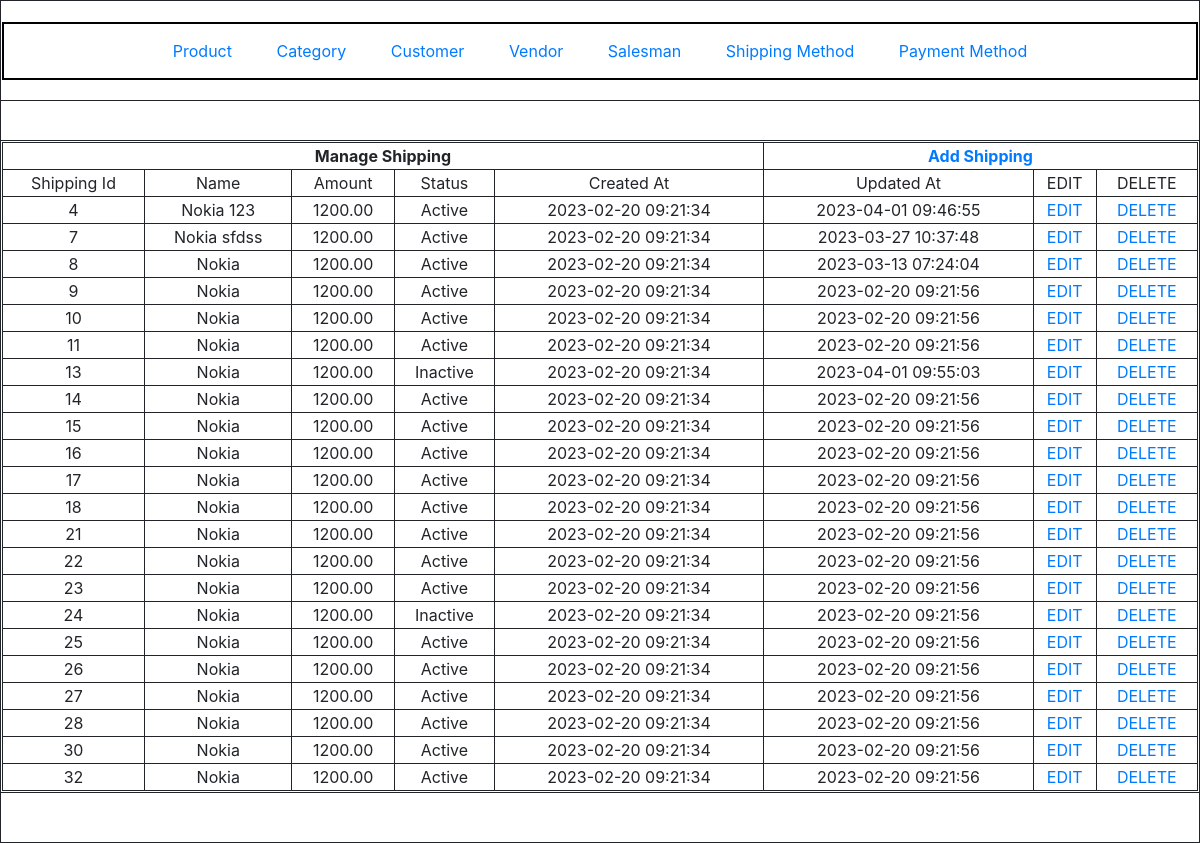
Page /index.php?c=shipping&a=grid on the committed database.
### tables this page shows
CREATE TABLE `shipping` (
  `shipping_id` int(11) NOT NULL,
  `name` varchar(25) NOT NULL,
  `amount` decimal(10,2) NOT NULL,
  `status` tinyint(4) NOT NULL,
  `created_at` datetime DEFAULT NULL,
  `updated_at` datetime DEFAULT NULL
);

### Block/Core/Templates.php (called while the page is built, shortened)
<?php
class Block_Core_Templates extends Model_Core_View
{
	protected $children = [];
	public function getChildren()
	{
		return $this->children;
	}
	public function addChild($key,$children)
	{
		$this->children[$key] = $children;
		return $this;
	}
}

### Model/Core/View.php (called while the page is built, shortened)
<?php
class Model_Core_View
{
	protected $template = null;
	public function setTemplate($template)
	{
		$this->template = $template;
		return $this;
	}
	public function getTemplate()
	{
		return $this->template;
	}
	public function render()
	{
		require_once 'View'.DS.$this->getTemplate();
	}
	public function getUrl($action = null,$controller = null,$params=null,$resetParam = false)
	{
		return Ccc::getModel('Core_Url')->getUrl($action,$controller,$params,$resetParam);
	}
}
?>

### Controller/Shipping.php (called while the page is built, shortened)
<?php
class Controller_Shipping extends Controller_Core_Action
{
	public function gridAction()
	{
		try {
			$layout = $this->getLayout();
			$layout->getChild('content')->addChild('grid',$layout->creatBlock('Shipping_Grid'));
			$layout->render();
		} catch (Exception $e) {
			$this->getMessage()->addMessage($e->getMessage(),Model_Core_Message::FAILURE);
		}
	}
}

### index.php (called while the page is built, shortened)
<?php
spl_autoload_register(function ($className) {
	$className = str_replace('_','/',$className).'.php';
});
class Ccc
{
	public static function init()
	{
		$front = new Controller_Core_Front();
		$front->init();
	}
	public static function getModel($className)
	{
		return new $className();
	}
}
Ccc::init();
?>

### Model/Core/Url.php (called while the page is built, shortened)
<?php
class Model_Core_Url
{
	public function getUrl($action=null,$controller=null,$params=null,$resetParam=false)
	{
		$request = new Model_Core_Request();
		$queryStringArray = [];
		if (!$resetParam) {
			$queryStringArray = $request->getParams();
		}
		if($controller){
			$queryStringArray['c'] = $controller;
		}else{
			$queryStringArray['c'] = $request->getControllerName();
		}
		if($action){
			$queryStringArray['a'] = $action;
		}else{
			$queryStringArray['a'] = $request->getActionName();
		}
		if ($params) {
			$queryStringArray = array_merge($queryStringArray,$params);
		}
		$url = $_SERVER['REQUEST_SCHEME'].'://'.$_SERVER['HTTP_HOST'].trim($_SERVER['REQUEST_URI'],$_SERVER['QUERY_STRING']).http_build_query($queryStringArray);
		return $url;
	}
}
?>

### Model/Core/Request.php (called while the page is built, shortened)
<?php
class Model_Core_Request
{
	public function getParams($key = NULL, $value = NULL)
	{
		if ($key == NULL)
		{
			return $_GET;
		}
		if (array_key_exists($key, $_GET))
		{
			return $_GET[$key];
		}
		return $value;
	}
	public function getControllerName()
	{
		return $this->getParams('c','product');
	}
}
?>

### Block/Shipping/Grid.php (called while the page is built, shortened)
<?php
class Block_Shipping_Grid extends Block_Core_Templates
{
	public function prepareData()
	{
		$query = 'SELECT * FROM `shipping`';
		$shippings = Ccc::getModel('Shipping')->fetchAll($query);
		return $shippings;
	}
}

### Model/Core/Table.php (called while the page is built, shortened)
<?php
class Model_Core_Table
{
	protected $data = [];
	protected $resource = null;
	protected $collection = null;
	public function __get($key)
	{
		if (array_key_exists($key,$this->data)) {
			return $this->data[$key];
		}
		return null;
	}
	public function setResource($resource)
	{
		$this->resource = $resource;
		return $this;
	}
	public function getResource()
	{
		if ($this->resource) {
			return $this->resource;
		}
		$resource = Ccc::getModel($this->resourceClass);
		return $resource;
	}
	public function setCollection($collection)
	{
		$this->collection = $collection;
		return $this;
	}
	public function getCollection()
	{
		if ($this->collection) {
			return $this->collection;
		}
		$collection = Ccc::getModel($this->collectionClass);
		return $collection;
	}
	public function setData(array $data)
	{
		$this->data = array_merge($this->data,$data);
		return $this;
	}
	public function fetchAll($query)
	{
		$data = $this->getResource()->fetchAll($query);
		$collection = $this->getCollection()->setData($data);
		return $collection;
	}
}
?>

### Model/Core/Table/Resource.php (called while the page is built, shortened)
<?php
class Model_Core_Table_Resource
{
	public function setAdapter(Model_Core_Adapter $adapter)
	{
		return $this;
	}
	public function getAdapter()
	{
		$adapter = new Model_Core_Adapter();
		return $adapter;
	}
	public function fetchAll($query)
	{
		$adapter = $this->getAdapter();
		$results = $adapter->fetchAll($query);
		return $results;
	}
}
?>

### Model/Core/Adapter.php (called while the page is built, shortened)
<?php
class Model_Core_Adapter
{
	public $serverName = 'localhost';
	public $userName = 'root';
	public $passWord = '';
	public $dbName = 'newmvc-udaykumar';
	public function connect()
	{
		$connect = mysqli_connect($this->serverName,$this->userName,$this->passWord,$this->dbName);
		return $connect;
	}
	public function fetchAll($query)
	{
		$connect = $this->connect();
		$result = $connect->query($query);
		return $result->fetch_all(MYSQLI_ASSOC);
	}
}
?>

### Model/Core/Table/Collection.php (called while the page is built, shortened)
<?php
class Model_Core_Table_Collection
{
	public $data = [];
	public function setData($data)
	{
		$this->data = $data;
		return $this;
	}
	public function getData()
	{
		return $this->data;
	}
}

### Model/Shipping/Resource.php (called while the page is built, shortened)
<?php
class Model_Shipping_Resource extends Model_Core_Table_Resource
{
	public function getStatusOptions()
	{
		return [
			self::STATUS_ACTIVE => self::STATUS_ACTIVE_LBL,
			self::STATUS_INACTIVE => self::STATUS_INACTIVE_LBL
		];
	}
}

### Model/Shipping.php (called while the page is built, shortened)
<?php
class Model_Shipping extends Model_Core_Table
{
    public function getStatusText()
    {
        $statues = $this->getResource()->getStatusOptions();
        if (array_key_exists($this->status,$statues)) {
            return $statues[$this->status];
        }
        return $statues[Model_Shipping_Resource::STATUS_DEFAULT];
    }
}

### View/shipping/grid.phtml (the view)
<?php $shippings = $this->prepareData();?>
<table>
	<tr>
		<th colspan="5">Manage Shipping</th>
		<th colspan="3"><a href="<?php echo $this->getUrl('add'); ?>">Add Shipping</a></th>
	</tr>
	<tr>
		<td>Shipping Id</td>
		<td>Name</td>
		<td>Amount</td>
		<td>Status</td>
		<td>Created At</td>
		<td>Updated At</td>
		<td>EDIT</td>
		<td>DELETE</td>
	</tr>
	<?php if (!$shippings->getData()) : ?>
	<tr>
		<td>No Data Found!!</td>
	</tr>
	<?php else : ?>
	<?php foreach ($shippings->getData() as $shipping) : ?>
	<tr>
		<td><?php echo $shipping->shipping_id; ?></td>
		<td><?php echo $shipping->name; ?></td>
		<td><?php echo $shipping->amount; ?></td>
		<td><?php echo $shipping->getStatusText(); ?></td>
		<td><?php echo $shipping->created_at; ?></td>
		<td><?php echo $shipping->updated_at; ?></td>
		<td><a href="<?php echo $this->getUrl('edit',null,['shipping_id'=>$shipping->shipping_id]); ?>">EDIT</a></td>
		<td><a href="<?php echo $this->getUrl('delete',null,['shipping_id'=>$shipping->shipping_id]); ?>">DELETE</a></td>
	</tr>
	<?php endforeach; ?>
	<?php endif; ?>
</table>

### View/html/content.phtml
<?php
foreach ($this->getChildren() as $block) {
	$block->render();
}
?>

### skin/css/style.css (style rules this page uses)
table { border: 1px solid; text-align: center; width: 100%; }
th, td { border: 1px solid; text-align: center; }

### rows in the picture
shipping: shipping_id "4", name "Nokia 123", amount "1200.00", status "Active", created_at "2023-02-20 09:21:34", updated_at "2023-04-01 09:46:55"
shipping: shipping_id "7", name "Nokia sfdss", amount "1200.00", status "Active", created_at "2023-02-20 09:21:34", updated_at "2023-03-27 10:37:48"
shipping: shipping_id "8", name "Nokia", amount "1200.00", status "Active", created_at "2023-02-20 09:21:34", updated_at "2023-03-13 07:24:04"
shipping: shipping_id "9", name "Nokia", amount "1200.00", status "Active", created_at "2023-02-20 09:21:34", updated_at "2023-02-20 09:21:56"
shipping: shipping_id "10", name "Nokia", amount "1200.00", status "Active", created_at "2023-02-20 09:21:34", updated_at "2023-02-20 09:21:56"
shipping: shipping_id "11", name "Nokia", amount "1200.00", status "Active", created_at "2023-02-20 09:21:34", updated_at "2023-02-20 09:21:56"
shipping: shipping_id "13", name "Nokia", amount "1200.00", status "Inactive", created_at "2023-02-20 09:21:34", updated_at "2023-04-01 09:55:03"
shipping: shipping_id "14", name "Nokia", amount "1200.00", status "Active", created_at "2023-02-20 09:21:34", updated_at "2023-02-20 09:21:56"
shipping: shipping_id "15", name "Nokia", amount "1200.00", status "Active", created_at "2023-02-20 09:21:34", updated_at "2023-02-20 09:21:56"
shipping: shipping_id "16", name "Nokia", amount "1200.00", status "Active", created_at "2023-02-20 09:21:34", updated_at "2023-02-20 09:21:56"
shipping: shipping_id "17", name "Nokia", amount "1200.00", status "Active", created_at "2023-02-20 09:21:34", updated_at "2023-02-20 09:21:56"
shipping: shipping_id "18", name "Nokia", amount "1200.00", status "Active", created_at "2023-02-20 09:21:34", updated_at "2023-02-20 09:21:56"
shipping: shipping_id "21", name "Nokia", amount "1200.00", status "Active", created_at "2023-02-20 09:21:34", updated_at "2023-02-20 09:21:56"
shipping: shipping_id "22", name "Nokia", amount "1200.00", status "Active", created_at "2023-02-20 09:21:34", updated_at "2023-02-20 09:21:56"
shipping: shipping_id "23", name "Nokia", amount "1200.00", status "Active", created_at "2023-02-20 09:21:34", updated_at "2023-02-20 09:21:56"
shipping: shipping_id "24", name "Nokia", amount "1200.00", status "Inactive", created_at "2023-02-20 09:21:34", updated_at "2023-02-20 09:21:56"
shipping: shipping_id "25", name "Nokia", amount "1200.00", status "Active", created_at "2023-02-20 09:21:34", updated_at "2023-02-20 09:21:56"
shipping: shipping_id "26", name "Nokia", amount "1200.00", status "Active", created_at "2023-02-20 09:21:34", updated_at "2023-02-20 09:21:56"
shipping: shipping_id "27", name "Nokia", amount "1200.00", status "Active", created_at "2023-02-20 09:21:34", updated_at "2023-02-20 09:21:56"
shipping: shipping_id "28", name "Nokia", amount "1200.00", status "Active", created_at "2023-02-20 09:21:34", updated_at "2023-02-20 09:21:56"
shipping: shipping_id "30", name "Nokia", amount "1200.00", status "Active", created_at "2023-02-20 09:21:34", updated_at "2023-02-20 09:21:56"
shipping: shipping_id "32", name "Nokia", amount "1200.00", status "Active", created_at "2023-02-20 09:21:34", updated_at "2023-02-20 09:21:56"
